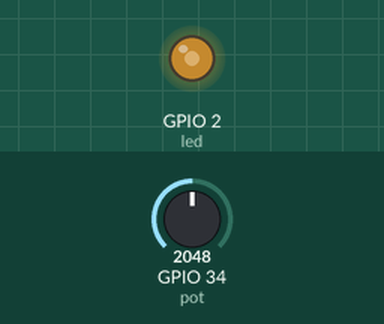
This program was run on a simulated ESP32 board running MicroPython. Shown: output pins drawn as LEDs (lit = HIGH). The test bench sets the inputs (shaded band); at power-on: GPIO 34 (pot) = 2048 (analog values on the 0–4095 scale). What the program prints to the serial console is not drawn.

Above: at 1.2 s.
1.3 s: GPIO 34 (pot) set to 2866
At 2.1 s:
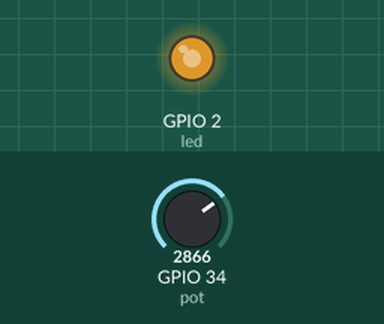
2.8 s: GPIO 34 (pot) set to 3603
At 3.3 s:
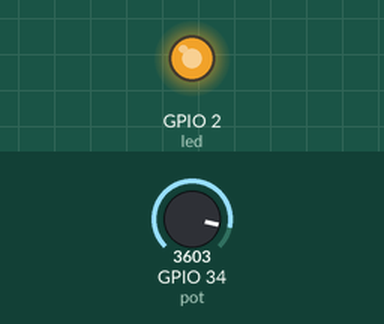
4.3 s: GPIO 34 (pot) set to 491
At 5.5 s:
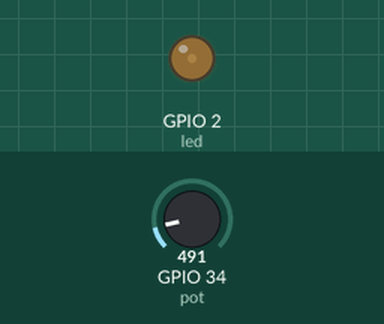
5.8 s: GPIO 34 (pot) set to 0
At 6.8 s:
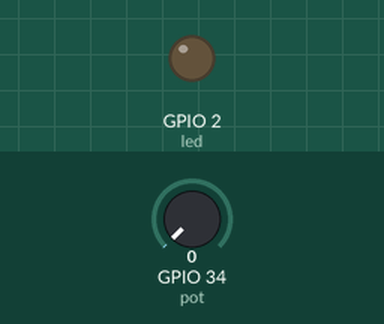
7.3 s: GPIO 34 (pot) set to 2047
At 8.0 s:
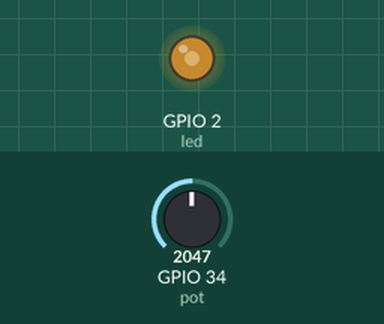
Timing chart, 0 to 9.8 s (numbered marks = the images above; inputs shaded):
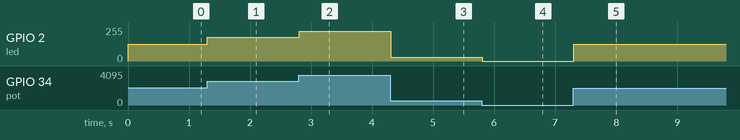

The program:

Control_brillo.py
```python
from machine import Pin, ADC, PWM
import time

# Configura el pin del potenciómetro
pot = ADC(Pin(34)) # Asume que el potenciómetro está conectado al pin 34
pot.atten(ADC.ATTN_11DB) # Configura la atenuación para un rango completo de 0 a 3.3V

# Configura el pin del LED
led = PWM(Pin(2)) # Asume que el LED está conectado al pin 5
led.freq(1000) # Configura la frecuencia de PWM
print('go')
while True:
    pot_value = pot.read() # Lee el valor del potenciómetro
    led_duty = int(pot_value / 4095 * 1023) # Convierte el valor a un rango adecuado para el LED
    led.duty(led_duty) # Establece el ciclo de trabajo del LED
    time.sleep(0.1) # Pequeña pausa para estabilidad
```

Measured:
- after the input at 1.3 s, GPIO 2 (led): 127/255 → 178/255 at once
- after the input at 2.8 s, GPIO 2 (led): 178/255 → 224/255 at once
- after the input at 4.3 s, GPIO 2 (led): 224/255 → 30/255 at once
- after the input at 5.8 s, GPIO 2 (led): 30/255 → 0/255 at once
- after the input at 7.3 s, GPIO 2 (led): 0/255 → 127/255 at once
